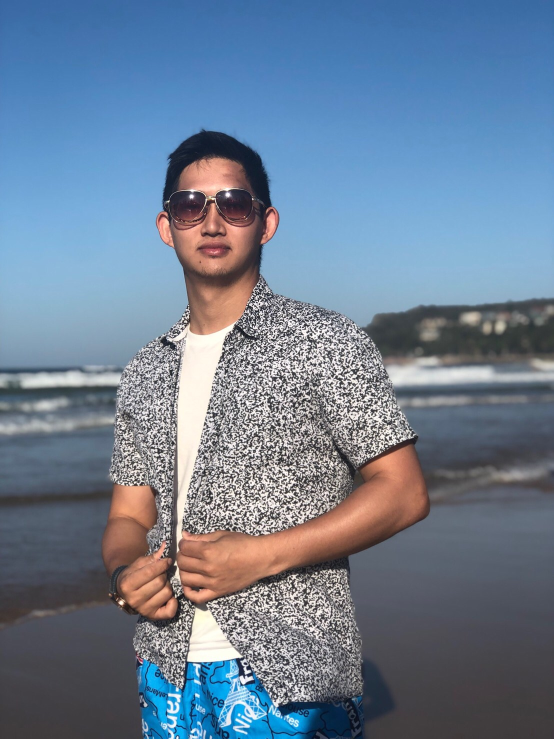
#> input picture Module1 CV Basic Technical/AUS.JPG, 1108 x 1478 px (shown at 1/2 size)
$ python David_1_9_1_otsu_thresholding.py --image ../AUS.JPG
#> lines starting #> are read from the running program, lines starting #| are printed output that depends on the picture; after the words box and inside, x2 and y2 are one past the last pixel; in counts of white or black regions, pixels touching at a corner belong together
# 大津演算法 : https://zh.wikipedia.org/wiki/%E5%A4%A7%E6%B4%A5%E7%AE%97%E6%B3%95
# python David_1_9_1_otsu_thresholding.py --image "../../../CV-PyImageSearch Gurus Course/Dataset/data/coins01.png"
# python David_1_9_1_otsu_thresholding.py --image "../../../CV-PyImageSearch Gurus Course/Dataset/data/a.jpg"


# 1.Preprocessing
    # 1.1 import the necessary packages
import argparse
import cv2

    # 1.2 construct the argument parser and parse the arguments
ap = argparse.ArgumentParser()
ap.add_argument("-i", "--image", required=True, help="Path to the image")
args = vars(ap.parse_args())

    # 1.3 load the image, convert it to grayscale, and blur it slightly
image = cv2.imread(args["image"])
#> image is the input picture: shape (1478, 1108, 3); mean B, G, R 147.6, 126.6, 109.1
image = cv2.resize(image, (400,500), interpolation = cv2.INTER_CUBIC)
#> image: shape (500, 400, 3)
gray = cv2.cvtColor(image, cv2.COLOR_BGR2GRAY)
blurred = cv2.GaussianBlur(gray, (7, 7), 0)
cv2.imshow("Image", image)
cv2.imshow("gray", gray)
cv2.imshow("blurred", blurred)

#(Point!!!!) 2. apply Otsu's automatic thresholding
    # 2.1 Otsu's method automatically ,determines the best threshold value `T` for us

(T, threshInv) = cv2.threshold(blurred, 0, 255, cv2.THRESH_BINARY_INV | cv2.THRESH_OTSU)
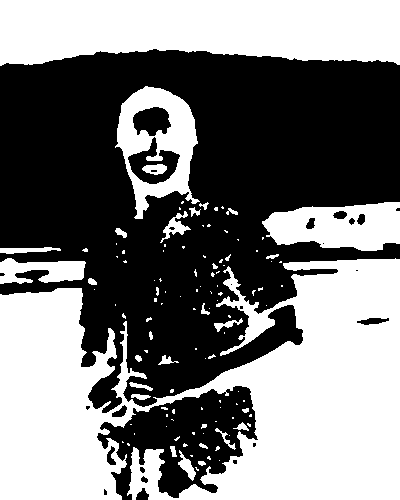
#> threshInv: shape (500, 400); 48.2% white; 116 white regions (84 under 20 px), largest, box (x1, y1, x2, y2) and area: (0, 258, 400, 500) 59327, (0, 0, 400, 66) 22855, (115, 86, 200, 219) 5194
#> T = 122
cv2.imshow("blurred_Threshold", threshInv)
print("Otsu's thresholding value: {}".format(T))
#| Otsu's thresholding value: 122.0

    # 2.2 遮罩覆蓋上去 finally, we can visualize only the masked regions in the image
cv2.imshow("Mask_Blurred on Origin_Image", cv2.bitwise_and(image, image, mask=threshInv))
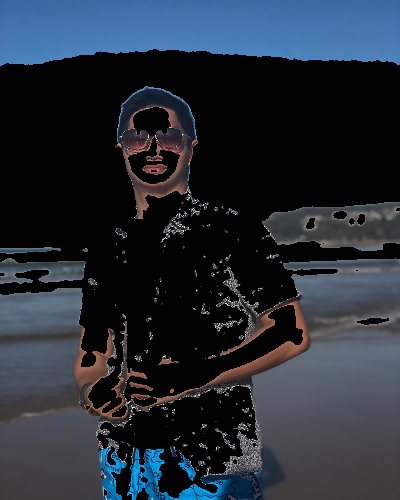
#> window 'Mask_Blurred on Origin_Image': shape (500, 400, 3); mean B, G, R 53, 43.2, 36.1
cv2.waitKey(0)


# 3. 網路上找到的其餘應用
from matplotlib import pyplot as plt

img = cv2.imread(args["image"])
img = cv2.resize(image, (600,800), interpolation = cv2.INTER_CUBIC)

ret , thresh1 = cv2.threshold(img,127,255,cv2.THRESH_BINARY)
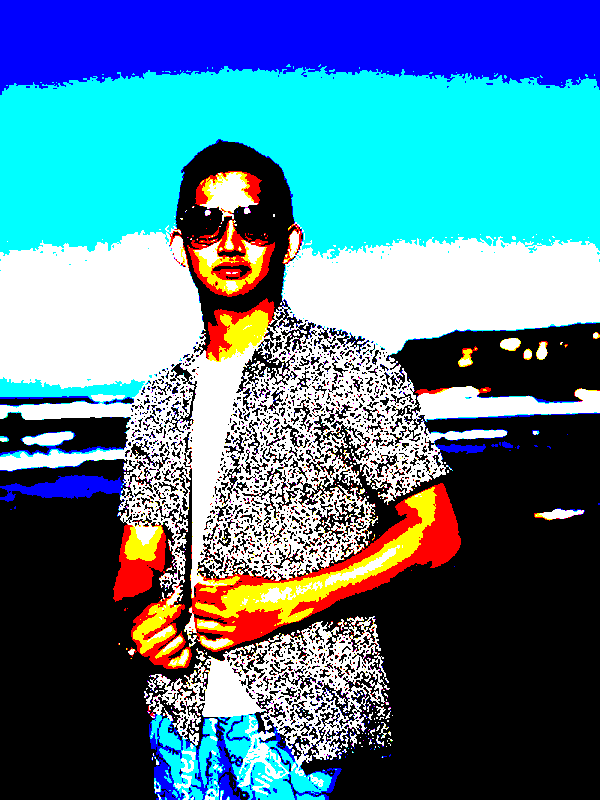
#> thresh1: shape (800, 600, 3); mean B, G, R 145.9, 123.2, 79.6
ret , thresh2 = cv2.threshold(img,127,255,cv2.THRESH_BINARY_INV)
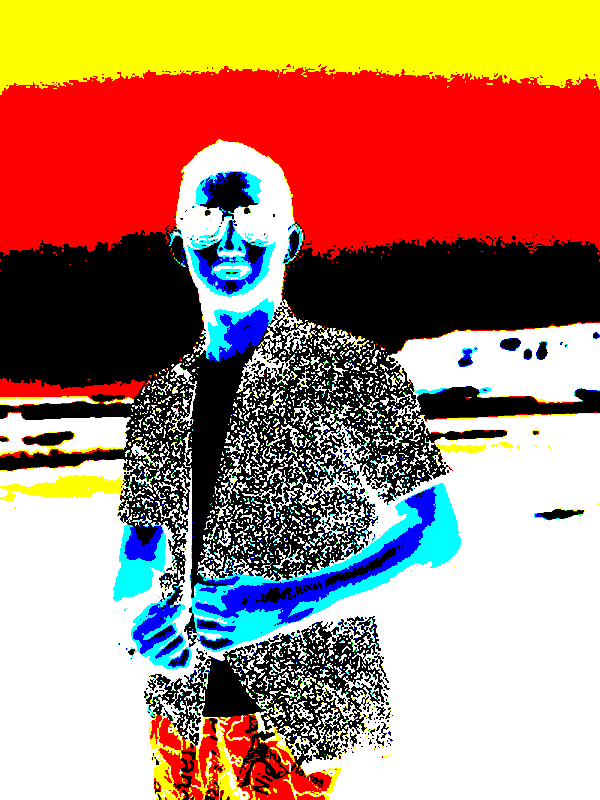
#> thresh2: shape (800, 600, 3); mean B, G, R 109.1, 131.8, 175.4
ret , thresh3 = cv2.threshold(img,127,255,cv2.THRESH_TRUNC)
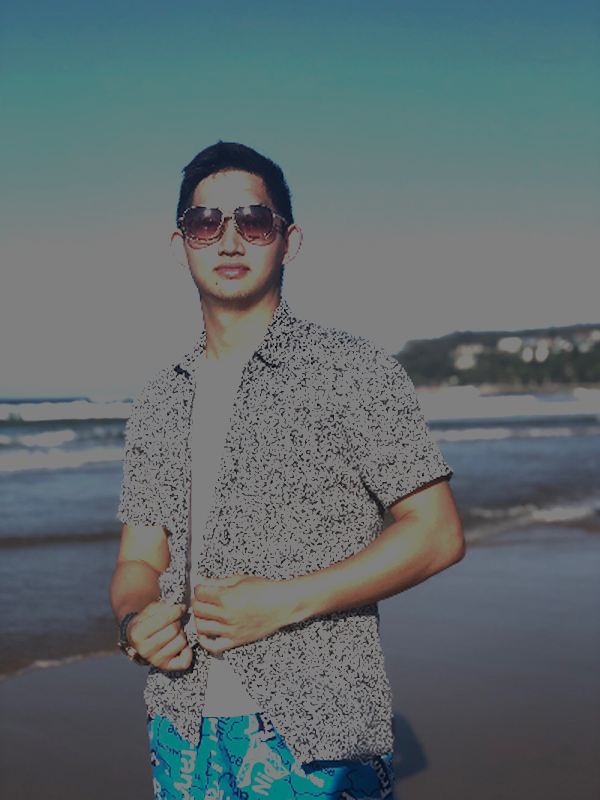
#> thresh3: shape (800, 600, 3); mean B, G, R 109.6, 106.6, 95
ret , thresh4 = cv2.threshold(img,127,255,cv2.THRESH_TOZERO)
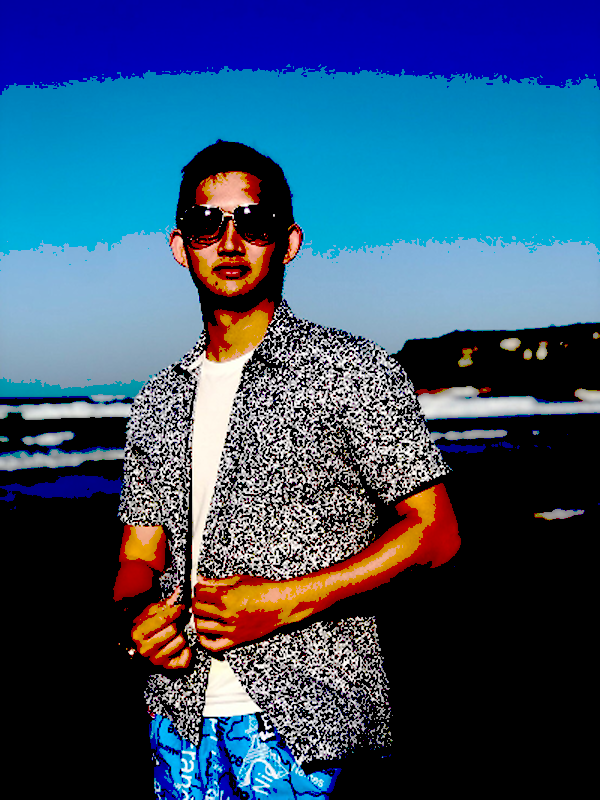
#> thresh4: shape (800, 600, 3); mean B, G, R 110.6, 81.3, 53.7
ret , thresh5 = cv2.threshold(img,127,255,cv2.THRESH_TOZERO_INV)
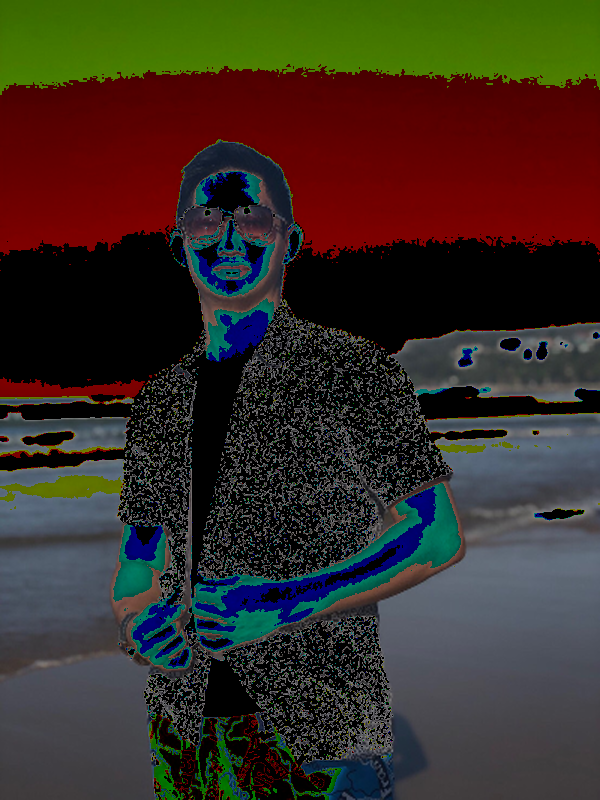
#> thresh5: shape (800, 600, 3); mean B, G, R 37, 45.3, 55.3

titles = ['original image','Binary','binary-inv','trunc','tozero','tozero-inv']
images = [img,thresh1,thresh2,thresh3,thresh4,thresh5]

for i in range(6):
    plt.subplot(2,3,i+1),plt.imshow(images[i],'gray')
    plt.title(titles[i])
    plt.xticks([]),plt.yticks([])

plt.show()
#> figure, not shown here; B, G, R data is drawn as R, G, B
plt.close()
